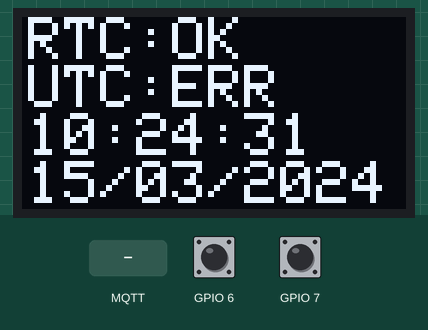
The sketch below on a simulated ESP32-C3. On the bench: 128×64 one-colour display. The inputs (shaded band) are chosen by the test bench; at power-on: GPIO 6 HIGH, GPIO 7 HIGH. WiFi joins after 1.5 s; servers stay silent unless stated; the local clock reads 2024-03-15 10:24:30 at power-on unless the sketch sets it; no MQTT or app messages arrive unless stated; not simulated (calls return 0 or success): secrets.h; what the sketch prints to the serial monitor is not drawn.

Above: at 1.5 s.
At 2.6 s:
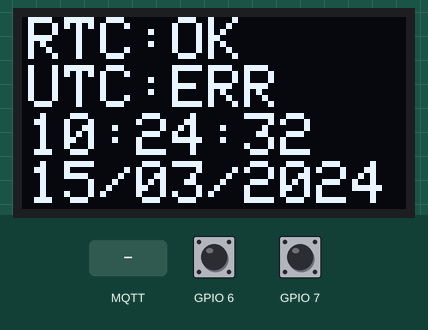
2.7 s: MQTT message "1" arrives on the first subscribed topic
5.0 s: MQTT message "on" arrives on the first subscribed topic
At 17.6 s:
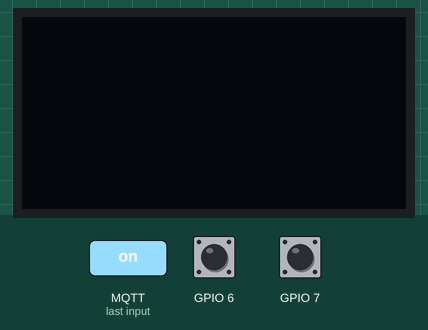
Timing chart, 0 to 17.9 s (numbered marks = the images above; inputs shaded):
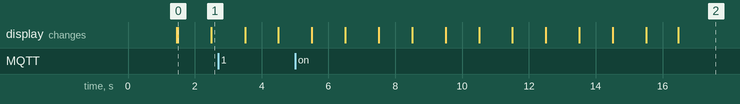

Measured:
- what the display in image 0 shows lasts 1.0 s, from 1.5 s to 2.5 s

The sketch:

RtcBackup.ino
```cpp
// RTC_CLOCK_OLED — module RTC de secours pour AstroClock
// Carte : ESP32-C3 DevKitM-1 + DS3231 + OLED SSD1306 128x64
// Boîtier DIN RS PRO 105x90x65 (OLED monté inversé : setRotation(2))
//
// Rôle :
//  - publie l'heure du DS3231 sur "rtcClock" toutes les 5 s ;
//    le script serveur la republie en "astroClock" quand Internet est absent ;
//  - se recale sur "utcClock", publié par le serveur uniquement quand Internet est présent.

#include <Arduino.h>
#include <WiFi.h>
#include <PubSubClient.h>
#include "RTClib.h"
#include <Wire.h>
#include <Adafruit_GFX.h>
#include <Adafruit_SSD1306.h>
#include <ArduinoJson.h>       // ArduinoJson 7.x
#include "secrets.h"           // WIFI_SSID, WIFI_PASSWORD (voir secrets.h.example)

const char* version = "Last version 24/09/2026 - RTC_CLOCK_OLED_mqtt3";

// ---------- WiFi & MQTT ----------
const char* mqtt_server    = "192.168.1.20";
const uint16_t mqtt_port   = 1883;
const char* mqtt_client_id = "ESP32_RTC_Master";   // identifiant broker (unique !)
const char* TOPIC_RTC_OUT  = "rtcClock";
const char* TOPIC_TIME_IN  = "utcClock";

WiFiClient   espClient;
PubSubClient RtcClient(espClient);
RTC_DS3231   rtc;

// ---------- OLED ----------
constexpr uint8_t OLED_WIDTH  = 128;
constexpr uint8_t OLED_HEIGHT = 64;
Adafruit_SSD1306 display(OLED_WIDTH, OLED_HEIGHT, &Wire, -1);  // -1 : pas de pin reset

// ---------- TIMERS ----------
unsigned long previousMillis       = 0;
const unsigned long displayInterval = 1000;     // 1 s — rafraîchissement OLED
const unsigned long publishInterval = 5000;     // 5 s — publication rtcClock
unsigned long previousPublish      = 0;
unsigned long lastReconnectAttempt = 0;
const unsigned long reconnectInterval = 2000;   // 2 s entre tentatives MQTT
unsigned long lastUpdateMillis     = 0;         // dernier utcClock valide reçu
const unsigned long updateTimeout  = 180000;    // 3 min sans utcClock → utc_ok = false
const unsigned long displayTimeout = 15000;     // 15 s avant extinction OLED
unsigned long lastDisplayActivity  = 0;
unsigned long lastAttempt          = 0;
const unsigned long retryDelay     = 10000;     // 10 s entre tentatives WiFi
unsigned long wifiLostSince        = 0;
const unsigned long wifiRebootTimeout = 5UL * 60UL * 1000UL;  // reboot si WiFi absent 5 min
const long resyncThreshold         = 2;         // recale la RTC si écart >= 2 s

// ---------- HARDWARE ----------
constexpr uint8_t RGB_LED = 8;
constexpr uint8_t nSDA    = 1;    // I2C SDA — GPIO1
constexpr uint8_t nSCL    = 10;   // I2C SCL — GPIO10
                                  // OLED SSD1306 (0x3C) et DS3231 (0x68) sur ce bus

// ---------- FLAGS ----------
bool oled_ok     = false;
bool displayIsOn = true;
bool utc_ok      = false;
bool rtc_ok      = false;
bool WifiStatus  = false;

static bool          ledState  = false;
static unsigned long lastBlink = 0;

// ---------- BOUTONS ----------
// Champs modifiés dans l'interruption : volatile
struct Button {
  const uint8_t          PIN;
  volatile bool          pressed;
  volatile unsigned long lastPressTime;
  volatile unsigned long pressStartTime;
};

Button swReset   = {7, false, 0, 0};   // appui long 5 s → redémarrage
Button swDisplay = {6, false, 0, 0};   // réveil de l'OLED

void IRAM_ATTR handleButton(Button* btn) {
  unsigned long now = millis();
  if (now - btn->lastPressTime > 250) {
    btn->pressed        = true;
    btn->lastPressTime  = now;
    btn->pressStartTime = now;
  }
}
void IRAM_ATTR isrSwReset()   { handleButton(&swReset); }
void IRAM_ATTR isrSwDisplay() { handleButton(&swDisplay); }

// ---------- WiFi : jamais bloquant ----------
void handleWiFi() {
  WifiStatus = (WiFi.status() == WL_CONNECTED);
  unsigned long now = millis();

  if (WifiStatus) {
    wifiLostSince = 0;
    return;
  }

  if (wifiLostSince == 0) wifiLostSince = now ? now : 1;

  if (now - lastAttempt >= retryDelay) {
    lastAttempt = now;
    Serial.println("[WiFi] perdu -> nouvelle tentative");
    WiFi.disconnect();                  // remet la pile STA dans un état propre
    WiFi.begin(WIFI_SSID, WIFI_PASSWORD);
  }

  // Le DS3231 garde l'heure pendant le redémarrage
  if (now - wifiLostSince > wifiRebootTimeout) {
    Serial.println("[WiFi] absent depuis 5 min -> redemarrage");
    delay(100);
    ESP.restart();
  }
}

// ---------- RTC ----------
bool validDateTime(int y, int mo, int d, int h, int mi, int s) {
  return y >= 2024 && y <= 2099 && mo >= 1 && mo <= 12 && d >= 1 && d <= 31 &&
         h >= 0 && h < 24 && mi >= 0 && mi < 60 && s >= 0 && s < 60;
}

// ---------- MQTT callback ----------
// utcClock : {"hours":..,"minutes":..,"seconds":..,"day":..,"month":..,"year":..}
void callback(char* topic, byte* payload, unsigned int length) {
  if (strcmp(topic, TOPIC_TIME_IN) != 0) return;

  JsonDocument doc;
  DeserializationError error = deserializeJson(doc, payload, length);
  if (error) {
    Serial.printf("⚠️ utcClock : JSON invalide (%s)\n", error.c_str());
    utc_ok = false;
    return;
  }

  int year   = doc["year"]    | 0;
  int month  = doc["month"]   | 0;
  int day    = doc["day"]     | 0;
  int hour   = doc["hours"]   | -1;
  int minute = doc["minutes"] | -1;
  int second = doc["seconds"] | -1;

  if (!validDateTime(year, month, day, hour, minute, second)) {
    Serial.println("⚠️ utcClock : valeurs absentes ou hors plage, ignore");
    return;
  }

  utc_ok = true;
  lastUpdateMillis = millis();

  if (!rtc_ok) return;

  DateTime ref(year, month, day, hour, minute, second);
  long diff = (long)ref.unixtime() - (long)rtc.now().unixtime();
  if (labs(diff) >= resyncThreshold) {
    rtc.adjust(ref);
    Serial.printf("RTC recalee sur utcClock, ecart %ld s\n", diff);
  }
}

void checkUtcTimeout() {
  if (utc_ok && (millis() - lastUpdateMillis > updateTimeout)) {
    utc_ok = false;
    Serial.println("⚠️ UTC timeout — RTC seule");
  }
}

// ---------- MQTT : jamais bloquant ----------
void reconnect() {
  if (RtcClient.connected()) return;

  unsigned long now = millis();
  if (now - lastReconnectAttempt < reconnectInterval) return;
  lastReconnectAttempt = now;

  if (RtcClient.connect(mqtt_client_id)) {
    RtcClient.subscribe(TOPIC_TIME_IN);
    Serial.println("[MQTT] Connected, subscribed utcClock");
  } else {
    Serial.printf("[MQTT] Connect failed, rc=%d\n", RtcClient.state());
  }
}

void publishRtc(const DateTime& now) {
  if (!rtc_ok || !RtcClient.connected()) return;

  char buffer[24];
  snprintf(buffer, sizeof(buffer), "%02d:%02d:%02d %02d/%02d/%04d",
           now.hour(), now.minute(), now.second(),
           now.day(), now.month(), now.year());
  RtcClient.publish(TOPIC_RTC_OUT, buffer);
  Serial.printf("[MQTT] Published rtcClock: %s\n", buffer);
}

// ---------- Affichage Serial ----------
void printDateTime(const DateTime& now) {
  Serial.printf("%02d:%02d:%02d %02d/%02d/%04d\n",
                now.hour(), now.minute(), now.second(),
                now.day(), now.month(), now.year());
}

// ---------- Affichage OLED ----------
void Screen_display(const DateTime& now) {
  char timeStr[12];
  char dateStr[16];
  if (rtc_ok) {
    snprintf(timeStr, sizeof(timeStr), "%02d:%02d:%02d",
             now.hour(), now.minute(), now.second());
    snprintf(dateStr, sizeof(dateStr), "%02d/%02d/%04d",
             now.day(), now.month(), now.year());
  } else {
    strcpy(timeStr, "--:--:--");
    strcpy(dateStr, "--/--/----");
  }

  display.clearDisplay();
  display.setTextSize(2);
  display.setTextColor(WHITE);

  display.setCursor(2, 0);
  display.print("RTC:");
  display.print(rtc_ok ? "OK" : "ERR");

  display.setCursor(2, 16);
  display.print("UTC:");
  display.print(utc_ok ? "OK" : "ERR");

  display.setCursor(2, 32);
  display.print(timeStr);

  display.setCursor(2, 48);
  display.print(dateStr);

  display.display();
}

// ---------- Bouton Reset : appui maintenu 5 s → redémarrage ----------
void handleResetButton() {
  if (!swReset.pressed) return;
  unsigned long now = millis();

  // Relâché avant 5 s (au-delà de 50 ms d'anti-rebond) : on annule
  if (now - swReset.pressStartTime > 50 && digitalRead(swReset.PIN) == HIGH) {
    swReset.pressed = false;
    ledState = false;
    rgbLedWrite(RGB_LED, 0, 0, 0);
    return;
  }

  // Maintenu : la LED clignote en rouge
  if (now - lastBlink > 200) {
    lastBlink = now;
    ledState = !ledState;
    rgbLedWrite(RGB_LED, ledState ? 10 : 0, 0, 0);
  }

  if (now - swReset.pressStartTime >= 5000) {
    Serial.println("Reset button 5s → restarting");
    rgbLedWrite(RGB_LED, 0, 0, 0);
    delay(100);
    ESP.restart();
  }
}

// ---------- Bouton Display + extinction automatique ----------
void handleDisplay() {
  if (!oled_ok) return;

  if (swDisplay.pressed) {
    swDisplay.pressed   = false;
    lastDisplayActivity = millis();
    if (!displayIsOn) {
      display.ssd1306_command(SSD1306_DISPLAYON);
      displayIsOn = true;
      previousMillis = 0;          // redessin immédiat au prochain tour
    }
  }

  if (displayIsOn && (millis() - lastDisplayActivity > displayTimeout)) {
    display.ssd1306_command(SSD1306_DISPLAYOFF);
    displayIsOn = false;
    Serial.println("OLED off");
  }
}

// ==========================================================
void setup() {
  Serial.begin(115200);
  delay(1000);
  Serial.println(version);

  Wire.begin(nSDA, nSCL, 100000);
  delay(200);

  WiFi.mode(WIFI_STA);
  WiFi.persistent(false);       // pas d'écriture en flash à chaque begin()
  WiFi.setSleep(false);
  WiFi.setAutoReconnect(true);  // conservé, handleWiFi() sert de filet de sécurité
  WiFi.begin(WIFI_SSID, WIFI_PASSWORD);
  lastAttempt = millis();

  RtcClient.setServer(mqtt_server, mqtt_port);
  RtcClient.setCallback(callback);
  RtcClient.setSocketTimeout(5);

  // Init RTC
  rtc_ok = rtc.begin();
  if (!rtc_ok) {
    Serial.println("Couldn't find RTC");
  } else {
    Serial.println("RTC found");
    if (rtc.lostPower()) {
      Serial.println("RTC lost power → compile time fallback");
      rtc.adjust(DateTime(F(__DATE__), F(__TIME__)));
    }
  }

  delay(200);
  oled_ok = display.begin(SSD1306_SWITCHCAPVCC, 0x3C);
  if (!oled_ok) {
    Serial.println("OLED not found!");
  } else {
    display.setRotation(2);  // montage inversé dans le boîtier DIN
    display.clearDisplay();
    display.display();
  }

  pinMode(swReset.PIN,   INPUT_PULLUP);
  pinMode(swDisplay.PIN, INPUT_PULLUP);
  attachInterrupt(digitalPinToInterrupt(swReset.PIN),   isrSwReset,   FALLING);
  attachInterrupt(digitalPinToInterrupt(swDisplay.PIN), isrSwDisplay, FALLING);

  lastDisplayActivity = millis();
}

// ==========================================================
void loop() {
  handleWiFi();

  // Le réseau ne bloque ni l'affichage ni la lecture du DS3231
  if (WifiStatus) {
    reconnect();
    RtcClient.loop();
  }

  unsigned long currentMillis = millis();
  if (currentMillis - previousMillis >= displayInterval) {
    previousMillis = currentMillis;
    DateTime now = rtc_ok ? rtc.now() : DateTime(2000, 1, 1, 0, 0, 0);  // une seule lecture

    if (oled_ok && displayIsOn) {
      Screen_display(now);
    } else if (!oled_ok) {
      printDateTime(now);
    }

    if (currentMillis - previousPublish >= publishInterval) {
      previousPublish = currentMillis;
      publishRtc(now);
    }
  }

  checkUtcTimeout();
  handleResetButton();
  handleDisplay();

  delay(10);
}
```
